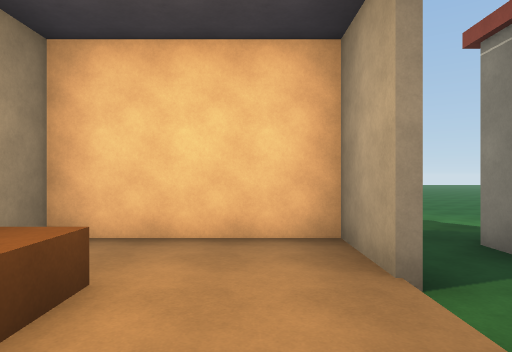
View 1 (above)

24 first-person views from a walk through a 3-D level made in the Unity game engine. The camera is 1.5 m above the floor, looks level and sees 75° across. The floor is counted in squares, 2 m on a side. Each view is taken from the middle of a square. On the plan, view 1 faces up. The plan holds only what a view shows up to about 11 squares ahead; the rest is blank. The place goes on beyond the plan. The player character is not drawn. Door leaves are left out, so doorways stand open. Surface patterns are stand-ins for the level's own textures.

View 2
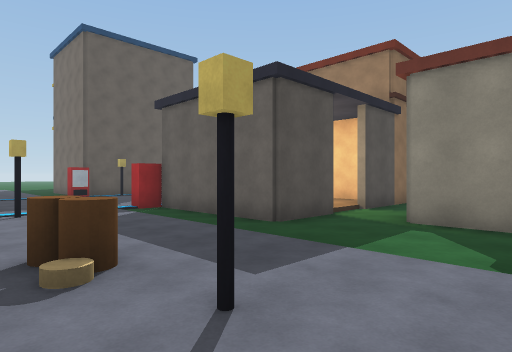

View 3
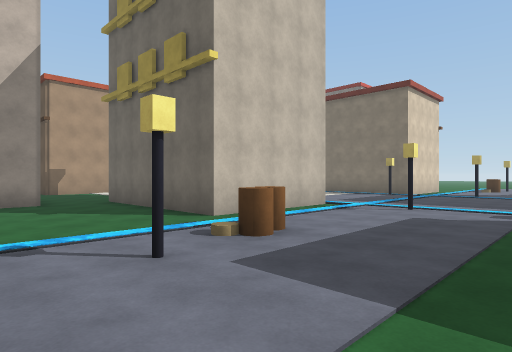

View 4
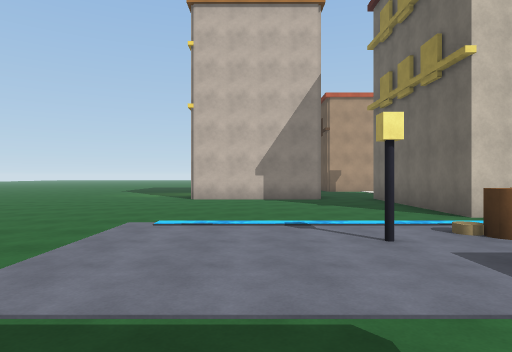

View 5
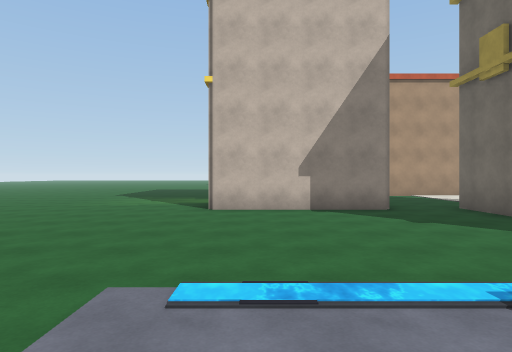

View 6
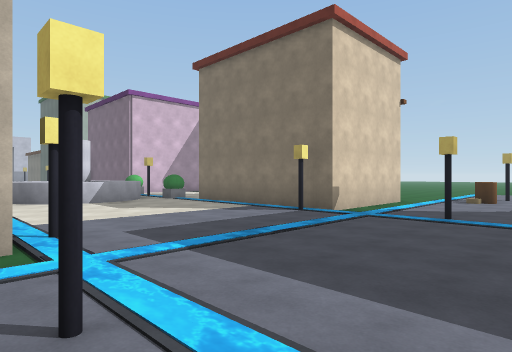

View 7
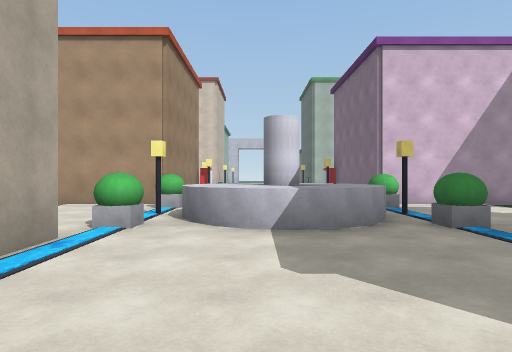

View 8
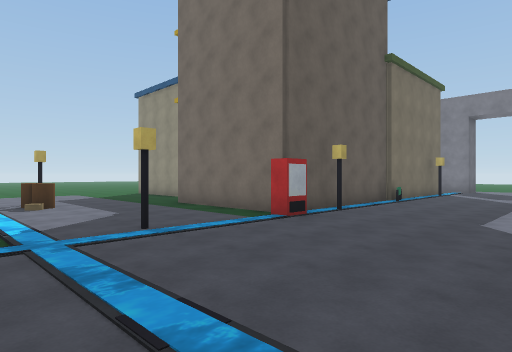

View 9
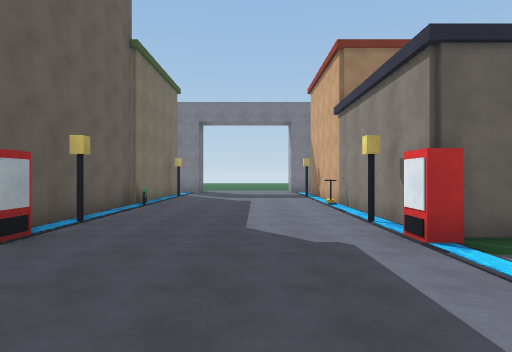

View 10
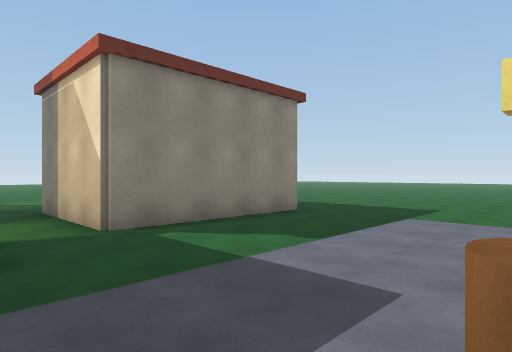

View 11
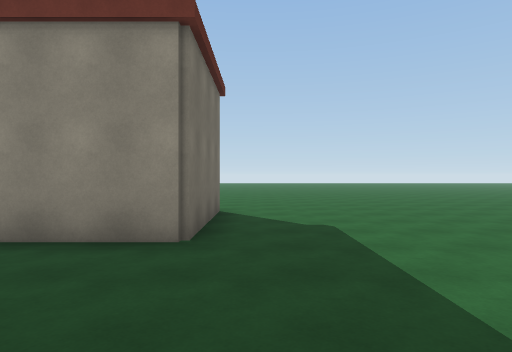

View 12
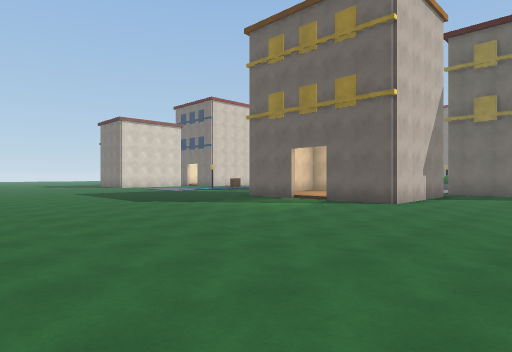

View 13
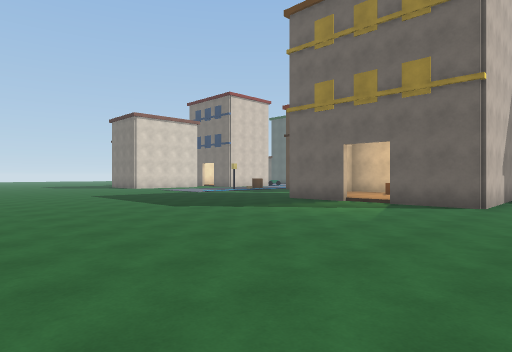

View 14
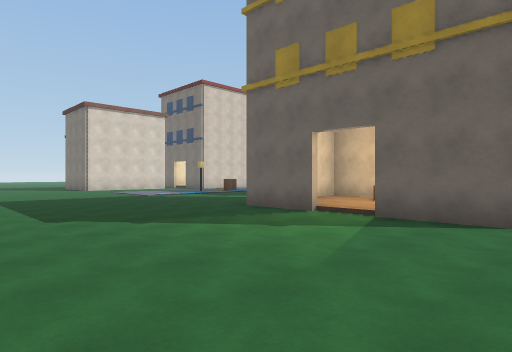

View 15
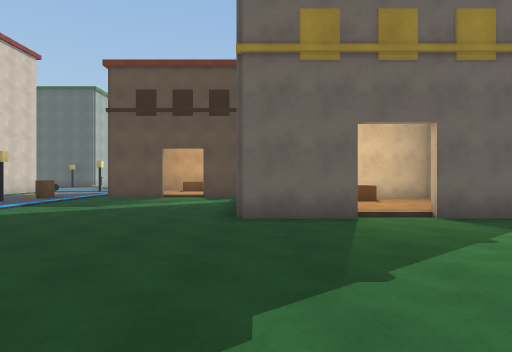

View 16
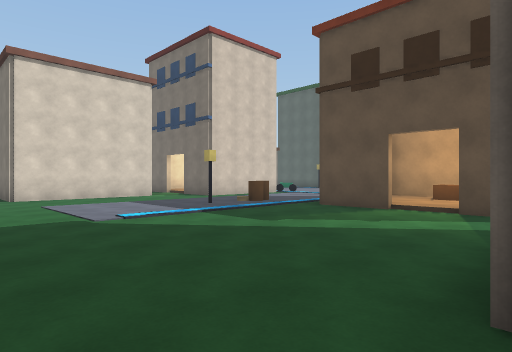

View 17
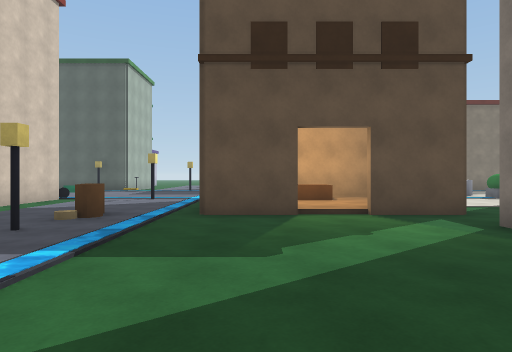

View 18
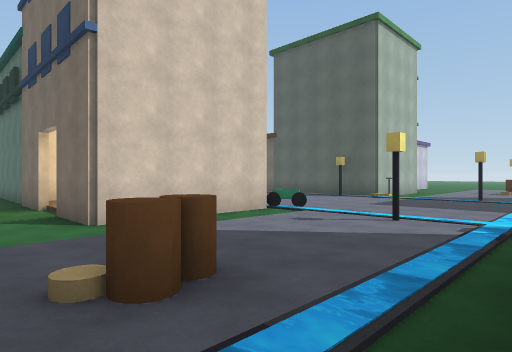

View 19
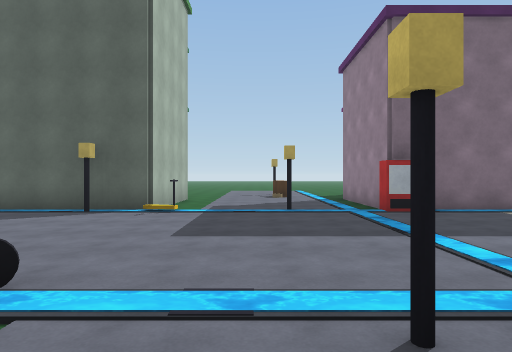

View 20
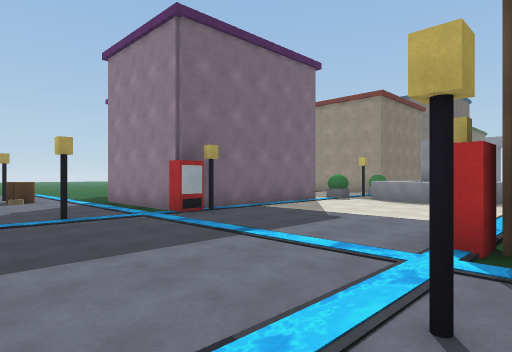

View 21
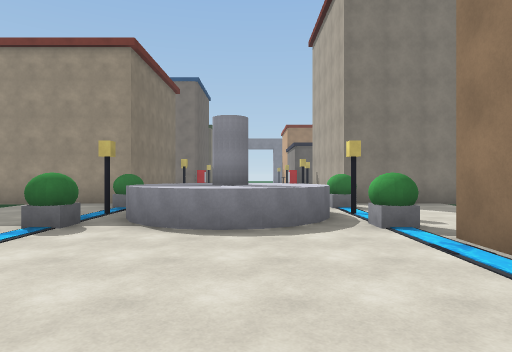

View 22
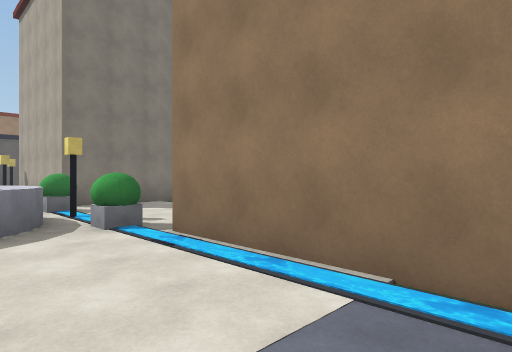

View 23
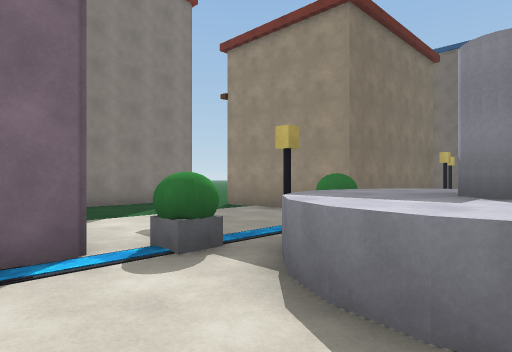

View 24
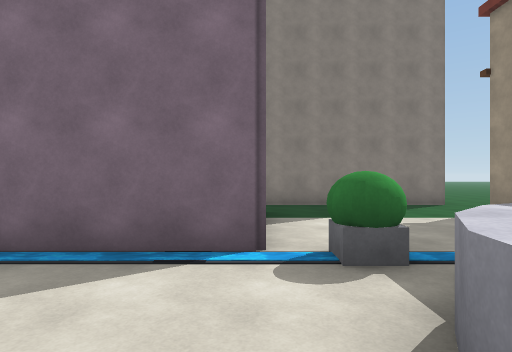

### Floor plan
Key: @ floor where view 1 was taken; # wall or solid block; . main floor; : floor 0.25 m higher than the main floor; / step, stairs or slope; D open door; ~ water the walk can cross; ≈ water the walk keeps out of; O other object.
Columns run from 16 left of view 1 to 16 right of it. Each row starts with its distance up from view 1.
  7                    ..  .........
  6         #....#    ...  .........
  5         #....#   #...  ........
  4         O....O####.#   #......
  3         #....#:::#.#   #......
  2         #....# O:D.#   #.....
  1         O....O ::D.#####....
  0         #....#  @#...........
 -1   ..####O....O####............
 -2  .......~....~................
 -3 ........~....~..............
 -4 ..OO....O....~O...O.O....
 -5   ~~~~~~~~~~~~~~~~~~~~~...
 -6    .####O....OOOOO.........
 -7        #:....O   O......... ... .
 -8        #~....~O  O..............
 -9 ..      ~....~O  O...............
-10 ....    ~....~O  O...............
-11   #.####~....~OOOO.#####.........
-12   #.....O.OO.O.....#:::#.........
-13   #.....OOOOOO.....#O::/.........
-14   #.....≈OOOO≈.... #O::/........
-15   #.....O.OO.O.... #:::#........
-16   #.#####....~####.##  #........
-17         #....~#::#..............
-18         #....~#O::..............
-19         #....~#O::..............
-20         O....:#:::#............
-21    .####O....O   # ......... ..
-22   ~~~~~~~~~~~~~~~~~~~~~.. ..
-23   OO....O....~O...O.O....
-24     ....~....~...........
-25     ....~....~...........
-26     ####O....O####. .....
-27         O....    #.  ...

Where each view was taken, in squares from view 1:
view 1: 0 up, 0 right, facing up
view 2: 5 down, 5 right, facing up-left
view 3: 1 down, 5 right, facing down-left
view 4: 0 up, 5 right, facing down
view 5: 3 down, 6 right, facing down
view 6: 2 down, 2 left, facing down-left
view 7: 7 down, 5 left, facing down
view 8: 6 down, 4 left, facing up-left
view 9: 5 down, 5 left, facing up
view 10: 4 down, 1 right, facing up-right
view 11: 3 down, 8 right, facing up
view 12: 7 down, 16 right, facing down-left
view 13: 9 down, 16 right, facing down-left
view 14: 10 down, 13 right, facing down-left
view 15: 16 down, 13 right, facing left
view 16: 16 down, 9 right, facing down-left
view 17: 20 down, 8 right, facing left
view 18: 21 down, 3 right, facing down-left
view 19: 24 down, 1 left, facing left
view 20: 25 down, 2 left, facing up-left
view 21: 20 down, 5 left, facing up
view 22: 20 down, 5 left, facing up-right
view 23: 17 down, 5 left, facing up-left
view 24: 16 down, 5 left, facing left
